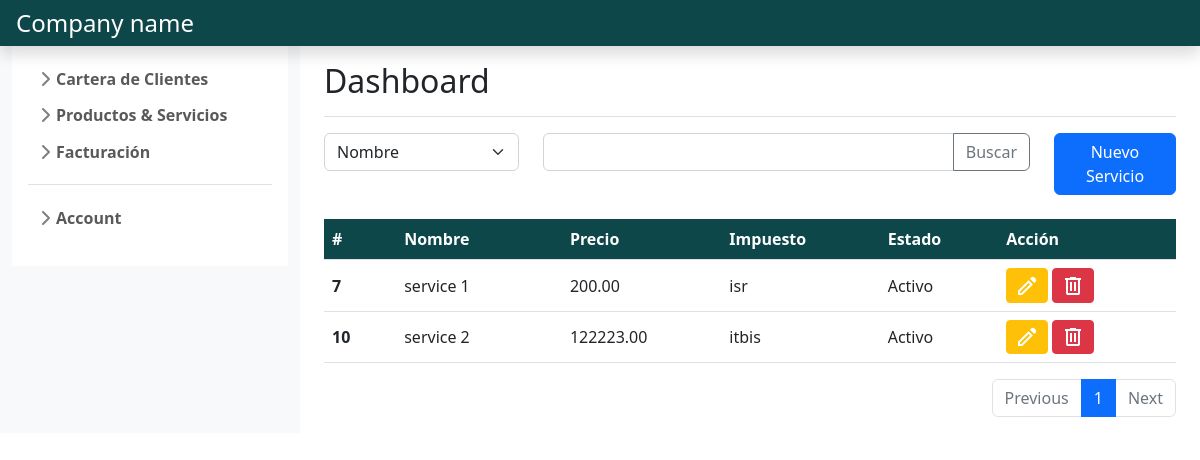
Screenshot of /product_and_services/gestion_servicios/ (signed in) with the database file from the repository.
### product_services_management/models.py (models this page shows)
class Servicio(models.Model):
    codigo= models.OneToOneField(Item, on_delete=models.CASCADE)
    nombre= models.CharField(max_length=90)
    precio= models.DecimalField(max_digits=12, decimal_places=2)

class Item(models.Model):
    impuesto= models.ForeignKey(Impuesto, on_delete=models.CASCADE)
    estado= models.BooleanField(default=True)
    creado= models.DateTimeField(auto_now_add=True)
    actualizado= models.DateTimeField(auto_now=True)

class Impuesto(models.Model):
    nombre= models.CharField(max_length=10)
    detalle= models.CharField(max_length=60)
    porcentaje= models.DecimalField(max_digits=3, decimal_places=0)
    estado= models.BooleanField(default=True)
    creado= models.DateTimeField(auto_now_add=True)
    actualizado= models.DateTimeField(auto_now=True)
    def __str__(self):
        return self.nombre

### product_services_management/views.py (the view)
# urls.py: path('gestion_servicios/', views.gestion_servicios, name='gestion servicios'),
@login_required
def gestion_servicios(request):
    if request.method == 'GET':
        servicio= Paginator(Servicio.objects.all().order_by('codigo'), 10)
        if request.GET.get('page'):
            page_number= request.GET.get('page')
            servicio_page= servicio.get_page(page_number)
            return render(request, 'gestion_servicios.html',
                            {'servicios': servicio_page,
                             'form': FormCrearCategoria}
                        )
        else:
            servicio_page= servicio.get_page(1)
            return render(request, 'gestion_servicios.html',
                            {'servicios': servicio_page,
                             'form': FormCrearCategoria}
                        )

### product_services_management/templates/gestion_servicios.html (shortened to what this page needs)
{% extends "base.html" %}
{% load static %}
{% block content %}
    <div class="row">
        <div class="col-md-3">
            <select class="form-select" id="inputGroupSelect01">
                {% for field in form %}
                <option value="{{field.label}}" selected>{{field.label}}</option>
                {% endfor %}
            </select>
        </div>
        <div class="col-md-7">
            <div class="input-group mb-3 ">
                <input type="text" class="form-control" aria-label="Text input with dropdown button">
                <button class="btn btn-outline-secondary" type="button" id="button-addon1">Buscar</button>
            </div>
        </div>
        <div class="col-md-2">
            <a class="btn btn-primary" href="{% url 'crear servicio' %}">Nuevo Servicio</a>
        </div>
    </div>
    <br>
    <table class="table table-hover align-middle">
        <thead class="text-white" style="background-color: #0E4749;">
            <tr>
                <th scope="col">#</th>
                <th scope="col"></th>
                <th scope="col">Nombre</th>
                <th scope="col"></th>
                <th scope="col">Precio</th>
                <th scope="col">Impuesto</th>
                <th scope="col">Estado</th>
                <th scope="col">Acción</th>
            </tr>
        </thead>
        <tbody>
            {% for servicio in servicios %}
            <tr>
                <th scope="row" colspan="2">{{servicio.codigo.id}}</th>
                <td colspan="2">{{servicio.nombre}}</td>
                <td>{{servicio.precio}}</td>
                <td>{{servicio.codigo.impuesto}}</td>
                <td>{% if servicio.codigo.estado %}Activo{% else %}Inactivo{% endif %}</td>
                <td>
                    <a class="btn btn-sm btn-warning" href="{% url 'modificar servicio' servicio.codigo.id %}" role="button">
                        <svg xmlns="http://www.w3.org/2000/svg" height="24" width="24" style="fill:#FFF"><path d="M5 19h1.4l8.625-8.625-1.4-1.4L5 17.6ZM19.3 8.925l-4.25-4.2 1.4-1.4q.575-.575 1.413-.575.837 0 1.412.575l1.4 1.4q.575.575.6 1.388.025.812-.55 1.387ZM17.85 10.4 7.25 21H3v-4.25l10.6-10.6Zm-3.525-.725-.7-.7 1.4 1.4Z"/></svg>
                    </a>
                    <button class="btn btn-sm btn-danger" data-bs-toggle="modal" data-bs-target="#exampleModalgestion" data-bs-whatever="{{servicio.codigo.id}}:{{servicio.descripcion}}">
                        <svg xmlns="http://www.w3.org/2000/svg" height="24" width="24" style="fill:#FFF"><path d="M7 21q-.825 0-1.412-.587Q5 19.825 5 19V6H4V4h5V3h6v1h5v2h-1v13q0 .825-.587 1.413Q17.825 21 17 21ZM17 6H7v13h10ZM9 17h2V8H9Zm4 0h2V8h-2ZM7 6v13Z"/></svg>
                    </button>
                </td>
            </tr>
            {% endfor %}
        </tbody>
    </table>
    <nav aria-label="Page navigation example">
        <ul class="pagination justify-content-end">
            <li class="page-item {% if not servicios.has_previous %} disabled {% endif %}">
                <a class="page-link" {% if servicios.has_previous %} href="?page={{ servicios.previous_page_number }}" {% endif %}>Previous</a>
            </li>
            {% for i in servicios.paginator.page_range %}
              {% if i == servicios.number %}
                  <li class="page-item active">
                      <a class="page-link" href="#">{{ i }}</a>
                  </li>
              {% else %}
                  <li class="page-item">
                      <a class="page-link" href="?page={{ i }}">{{ i }}</a>
                  </li>
              {% endif %}
          {% endfor %}
          <li class="page-item {% if not servicios.has_next %} disabled {% endif %}" >
            <a class="page-link" {% if servicios.has_next %} href="?page={{ servicios.next_page_number }}" {% endif %}>Next</a>
          </li>
        </ul>
    </nav>
{% endblock %}

### main/static/style/css/sidebars.css (style rules this page uses)
body { min-height: 100vh; min-height: -webkit-fill-available; }
html { height: -webkit-fill-available; }

### rows the page displays
Servicio: codigo.id "7", nombre "service 1", precio "200.00", codigo.impuesto "isr", shows "Activo"
Servicio: codigo.id "10", nombre "service 2", precio "122223.00", codigo.impuesto "itbis", shows "Activo"

### other values shown
{{ i }} "1"
form field value "Nombre"
